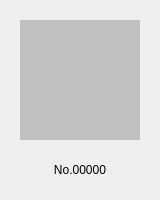
<?xml version="1.0" encoding="UTF-8"?>
<ui version="4.0">
 <class>SpiritThumb</class>
 <widget class="QWidget" name="SpiritThumb">
  <property name="geometry">
   <rect>
    <x>0</x>
    <y>0</y>
    <width>160</width>
    <height>200</height>
   </rect>
  </property>
  <property name="windowTitle">
   <string>Form</string>
  </property>
  <widget class="QLabel" name="SpiritId">
   <property name="geometry">
    <rect>
     <x>20</x>
     <y>160</y>
     <width>120</width>
     <height>20</height>
    </rect>
   </property>
   <property name="styleSheet">
    <string notr="true">font: 57 10pt &quot;Press Start 2P&quot;;</string>
   </property>
   <property name="text">
    <string>No.00000</string>
   </property>
   <property name="alignment">
    <set>Qt::AlignCenter</set>
   </property>
  </widget>
  <widget class="QLabel" name="SpiritImg">
   <property name="geometry">
    <rect>
     <x>20</x>
     <y>20</y>
     <width>120</width>
     <height>120</height>
    </rect>
   </property>
   <property name="sizePolicy">
    <sizepolicy hsizetype="Fixed" vsizetype="Fixed">
     <horstretch>0</horstretch>
     <verstretch>0</verstretch>
    </sizepolicy>
   </property>
   <property name="styleSheet">
    <string notr="true">background-color: rgb(192, 192, 192);</string>
   </property>
  </widget>
 </widget>
 <resources/>
 <connections/>
</ui>
